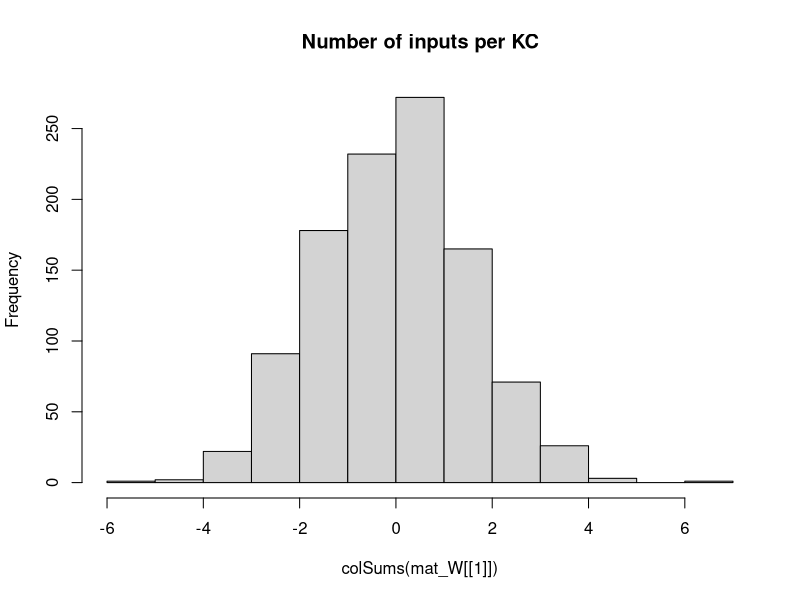

The R script that drew this image: (Note: this script raises an error after producing the figure.)
## Development Code for Willsaw NN image recognition of zfish larva
## KL 2021
## I will implement a MB random kernel NN as in my Ant Navigation paper 
## This Files Trains the weights of  2 Layer Net : Random Expansion Feature Layer (Random Kernel Trick) -> Perceptron Output neuron 
## The connections in L1 Random Sparse Net are data independent, while L2 wights are trained via +ve larva head template samples to filter patterns that look like larva
## The input images are labeled as Fish and non fish according to the folder they are placed.
# Output is saved as pgm images which are then loaded by tracker software so as to implemend the simple classifier net implemended here 

library("pixmap")
library("yaml")



## Initialize the random Weight vector of an L1 (KC) neuron  
init_random_W3 <- function(m, p){
  m <- rnorm(NROW(m),0.0,sd=0.1) ## larger SD sizes make learning divergent ///#runif(NROW(m))/(10*NROW(m)) ##Weak Synapses
  return (m)
}


## Initialize the random Weight vector of an L1 (KC) neuron  
init_random_W2 <- function(m, p){
  # Draw random Number N of Sampled Inputs From Binomial
  #n <- rbinom(1,length(m),p)
  ## Set N random synapses as inputs to KC
  #idx <- sample(1:length(m),n)
  m <- rnorm(NROW(m),0,sd=0.1) ## larger SD sizes make learning divergent ///#runif(NROW(m))/(10*NROW(m)) ##Weak Synapses
  ## Likely Stronger Subset
  #m[idx] <- 1#/length(m) #runif(n)/(10*length(m)) #1/NROW(m)
  #print(length(m))
  return (m)
}


## Initialiaze the random Weight vector of an L1 (KC) neuron  
init_sparse_W <- function(m,p){
  # Draw random Number N of Sampled Inputs From Binomial
  n <- rbinom(1,length(m),p)
  ## Set N random synapses as inputs to KC
  idx <- sample(1:length(m),n)
  #m <- runif(NROW(m))/(1000000*NROW(m)) ##Weak Synapses
  ## Likely Stronger Subset
  m[idx] <- 1#/length(m) #runif(n)/(10*length(m)) #1/NROW(m)
  #print(length(m))
  return (m)
}


## Sigmoid//logistic Transfer Function
N_transfer <- function(activation)
{
  return (1/(1 + exp(-activation) ))
}


## Derivative Sigmoid/logistic Transfer Function
N_transfer_D <- function(activation)
{
  return (N_transfer(activation)*(1-N_transfer(activation)) )
}

## Neural Actvation for a layer with Weitgh Matrix W and Input matrix of col vectors -
#  vector of Biases B - This is to a matrix to operate overall all input activations over Inputs in order 
N_activation <- function(X,W,B)
{
  ## If more Than Half input units (based on Avg inputs) is active - then activate KC
  
  #  if ( sum(X) > KC_THRES )
  #    return (1)
  # else
  mat_B <- matrix(B,ncol=ncol(X),nrow=length(B) )
  ## Bias is just another W attached to a fixed Input 1
  return (W%*%X + mat_B)
}

## Copies A Smaller Matrix To the Middle of a larger one - (Pasting Image on larger canvas)
matrix_paste <- function(src,target)
{
  x_offset <- round((ncol(target)- ncol(src))/2 )
  y_offset <- round((nrow(target)- nrow(src))/2 )
  target[ (1+y_offset):(y_offset+nrow(src)),(1+x_offset):(x_offset+ncol(src))] <-src
  return(target)
}


sparse_binarize <- function(X,INPUT_SPARSENESS)
{
  ## Binarize Input Image / Set Sparsensess ##
  pxsparse = 1.0
  thres_bin = mean(X)
  max_iter = 100
  
  while (pxsparse > INPUT_SPARSENESS & max_iter > 0)
  {
    X_bin <-  as.numeric(X > thres_bin)
    pxsparse <- sum(as.numeric(X_bin[X_bin > 0]))/length(X_bin)
    thres_bin = thres_bin + 0.01;
    max_iter = max_iter + 1
  }
  
  
  ##message("Input Sparseness:",pxsparse)
  
  return(X_bin)
}




makeInputMatrix <- function(img_list,inmat_W)
{
  
  ## TRAIN /TEST ##
  img_list <- img_list[,1]
 
  
  
  ## Matrix Of  image Input Vectors  
  mat_X = matrix(0,nrow=ncol(inmat_W[[1]]),ncol=length(img_list) )
  fileidx <- 0
  for (in_img in img_list)
  {
    fileidx= fileidx + 1
    
    imgT <- read.pnm(as.character(in_img) )
    mat_img <- getChannels(imgT)*255  ##x255 Convert back to uint 8-bit
    X <- as.vector(mat_img)
    ### Add Fixed input 1 - To operate As Adjustable Bias for each input   
    ##X[length(X)] <- 1 # c(as.vector(mat_img),1)
    
    ##message(in_img," Input Dim:", dim(mat_img)[1],"x",dim(mat_img)[2],"=",dim(mat_img)[2]*dim(mat_img)[1])
    
    if (length(X) > n_top_px)
    {
      warning("input sample too big - skipping")
      next
    }
    
    ## If Loaded image is Smaller than INput - Then Resize (paste into) larger Matrix to fit
    if (length(X) < n_top_px)
    {
      ##message("input sample Smaller than Canvas - pasting")
      mat_t <- matrix(0,nrow=img_dim[1],ncol=img_dim[2])
      mat_img <- matrix_paste(mat_img,mat_t)
      ##message("Converted  Dim:", dim(mat_img)[1],"x",dim(mat_img)[2],"=",dim(mat_img)[2]*dim(mat_img)[1])
    }
    
    ##mypic = new("pixmapGrey", size=dim(mat_img),grey = mat_img);plot(mypic)
    ## Convert to Col Vector
    ##X <- sparse_binarize(as.vector(mat_img),INPUT_SPARSENESS)
    X <- as.vector(mat_img)
    
    dim(X) <- c(length(X),1) ## Make into Col Vector
    
    if (length(X) > n_top_px)
    {
      warning(in_img,"Image Too large. Skipping")
      next
    }
    
    stopifnot(length(mat_X[,fileidx]) ==length(X) ) 
    mat_X[,fileidx] <- X # Save In Vector to MAtrix
    
  }## Load All Input Vectors Into Matrix X
  
  return(mat_X)
} ##Make INput List



### EXPORT MAtrix to YAML for !!opencv-matrix##
matrixToYamlForOpenCV <- function(mat)
{
  ##!!opencv-matrix
  strHeader <- "!!opencv-matrix\n rows: %d\n cols: %d\n dt: f\n data:["
  ## Matrix Will Be saved Transposed Because Data serial Reading Order is by row in OpenCV while Here Serialization is By Column
  strHeader <- sprintf(strHeader,nrow(mat),ncol(mat))
  strData = ""
  lineWidth = 100#min(100,length(mat))
  
  ## COMMENTED OUT AS SUDDENLY as.yaml started adding new Lines in data automatically - The following routine does this manually
  # ##Long Strings Need to be broken by New Lines otherwise OPENCV FIle Storage FAils
  # if (length(mat) > lineWidth){
  #   fcon<- tempfile("matrixYaml")
  #   
  #   ## Need to export To TEMP file as string Concat Is too SLOW
  #   for (i in seq(1,length(mat),lineWidth) ){
  #     write(mat[i:min(i+lineWidth-1,length(mat)-1)], file = fcon,ncolumns = 100, append = TRUE, sep = ", ")
  #     ##cat(",",file = fcon, append = TRUE,fill=FALSE)
  #     #strData = paste0(strData, toString(mat[i:min(i+lineWidth,length(mat))],"\n",width=0))
  #   }
  #   ## Join  All Lines Back INto One String - With Newlines and Commas and Intendation
  #   #strData = noquote()
  #   strData = noquote(paste0(
  #                     readLines(con = fcon, n = -1L, ok = TRUE, warn = TRUE, skipNul = FALSE, encoding = "UTF-8"),
  #                            collapse=",\n         ")) ##
  #   #class(strData) <- "verbatim"
  # }else
    
  ## Need to TransposeBecause Data serial Reading Order is by row in OpenCV while Here Serialization is By Column
  strData = toString(t(mat))
  
  
  strRet=  noquote(paste0(strHeader,strData,"]")) 
  
  
  ##Character vectors that have a class of ‘verbatim’ will not be quoted in the output YAML 
  class(strRet) <- "verbatim"
  ##class(strRet) <- "verbatim"
  #write(strRet,file = fcon)  
  return(noquote(strRet) )
}




## Process 2 Layer Network - Return Last Node Output produced for each input image
## Note : Input Layer Is Simplified - No activation function needed or Bias - Input image intentities are taken as activations
## Target_output is vector of desired output for each output Neuron these I chose to be L2_1=1 (Fish) L2_2=1 (Non Fish)
net_proc_images_batch <- function(mat_X,inmat_W,inLayer_Bias,mat_Y,learningRate = 0.0)  
{
  
  L_X     <- list() ## Output Of Layer k
  L_A     <- list() ## Activation of  Layer k
  L_delta <- list()  ## Delta is the "cost attributable to (the value of) that node". 
  L2_out <- list()
  
  scaledEta = learningRate/ ncol(mat_X)
  outError = 0 #'Mean Sq Error Of File Batch'

    ##Input Layer Is Simplified - No activation function needed or Bias - Input image intentities are taken as activations
    ## Due to R hell with numbers ecoming Factors I need to do this tricl
    
    ##Target_output <- mat_Y[fileidx,] 
     
    ## Forward Propagation ##
    ##mat_X[1,] = 1 ## Add COnst Input so W_i operates as a Bias IxW 
   ##  matrix of output Col vectors correspond to output
    for (l in 1:(N_Layers+1) )
    {
      if (l == 1) ## 1st Layer is INput 
      {
        ##Activation 
        L_A[[1]] <- mat_X
        L_X[[1]] <- mat_X##N_transfer(X-0.5)
        
      }else
      {
        #L_X[[l-1]][1,] = 1 ##No Need - Removed for TEST/ Add COnst Input so W_i operates as a Bias IxW
        L_A[[l]] <- N_activation(L_X[[l-1]], inmat_W[[l-1]], inLayer_Bias[[l-1]] )
        
        L_X[[l]] <- N_transfer( L_A[[l]])
        
      }
    }
    MSQError =  sum(((mat_Y) - L_X[[N_Layers+1]] )^2)/ ncol(mat_X)

    ## Note Indexes L_X and mat/biases are off by one because LX_1 is considerened an input layer, while neural layer is l=2
    ### Back Propagation ###
    for (l in (N_Layers):1 )
    {
      ##On Output Layer
      if (l == (N_Layers))
      {
        ## Element Wise Product (hadamart Product)   // SIGMOID * COST_Derivative ( squared error cost function wrt activations)
        L_delta[[l]] <- ( N_transfer_D( L_X[[l+1]] )   * (L_X[[l+1]] - mat_Y)) ##*N_transfer_D(L_X[[l]])
      }else{
        #L_delta[[l]] <- L_delta[[l+1]] %*% t(mat_W[[l]])*N_transfer_D(L_X[[l]])
        L_delta[[l]] <-   t(t(L_delta[[l+1]]) %*%(inmat_W[[l+1]])*t(N_transfer_D( L_X[[l+1]] )))    ## %*% t(N_transfer_D(L_X[[l-1]]) )
      }
      
      dE <- (L_delta[[l]])%*%t(L_X[[l]])  ##Instead of L_A[
      dW <- (scaledEta)*dE 
      ##Add average change over batch samples
      inmat_W[[l]] <- inmat_W[[l]] -  dW ##length(img_list)

      ## Error Non-Conform
      inLayer_Bias[[l]] <- inLayer_Bias[[l]] - rowSums( scaledEta*(L_delta[[l]]) )  
      ##if (l==1)
      ##  hist(dW)
    }
    
    #hist(Layer_Bias[[1]])
    #if (fileidx %% 10 == 0)  
    #  hist(inmat_W[[1]], main="After")
    
    
    ## Forward Propagation ## 
    # L1 <- N_transfer(N_activation(mat_X, inmat_W[[1]],inmat_B[[1]]  ) ) ## v_Layer_Bias[i] matrix(rep(,nrow(mat_X)),nrow=nrow(mat_X) )  
    # ## L2 matrix of output Col vectors correspond 
    # L2 <-  N_transfer(N_activation(L1,inmat_W[[2]] ,  inmat_B[[2]] )  )  
    # 
    # MSQError =  sum(((mat_Y) - L2 )^2)/ ncol(mat_X)
    # 
    ## Forward Propagation ##
    ##  matrix of output Col vectors correspond to output
    for (l in 1:(N_Layers+1) )
    {
      if (l == 1) ## 1st Layer is INput 
      {
        ##Activation 
        L_A[[1]] <- mat_X
        L_X[[1]] <- mat_X ##N_transfer(X-0.5)
        
      }else
      {
        L_A[[l]] <- N_activation(L_X[[l-1]], inmat_W[[l-1]], inLayer_Bias[[l-1]] )
        stopifnot(!any(is.nan( L_A[[l]]))) ##Check LAST W update did not cause NAN
        L_X[[l]] <- N_transfer( L_A[[l]])
        stopifnot(!any(is.nan(L_X[[l]]))) ##Check For NAN
      }
    }
    MSQError =  sum(((mat_Y) - L_X[[N_Layers+1]] )^2)/ ncol(mat_X)
    
    
    
    
    ##message("Recognition Output for Img ",in_img," is F:",L_X[[3]][1]," non-F:",L_X[[3]][2]," Active KC:",L2_out[[fileidx]]$KC_active/N_KC )
    #dim(X) = img_dim##dim(mat_img)
    
    
    #image(X_bin)
    #title(main = paste(in_img,strRes," R:",L2_Neurons_out[1]-L2_Neurons_out[2]), font.main = 4)
  
  
  lout <- list(X=mat_X,
               W=inmat_W,
               B=inLayer_Bias,
               output= L_X[[N_Layers+1]],
               outputActivation= L_A[[N_Layers+1]],
               Target=mat_Y,
               #out=data.frame( do.call(rbind,L2_out ) ),
               MSQError=MSQError )
  
  #MSQError =  sum(((mat_Y) - L2)^2)/nrow(mat_X)
  
  return(lout  )
}



img_dim <- c(38,28)
N_Layers <- 3
dInitialLearningRate    <- dLearningRate <- 0.0001
n_top_px <- img_dim[2]*img_dim[1]
N_KC = round(n_top_px*10) ## Number of Kenyon Cells (Input layer High Dim Coding)
#N_SYN_per_KC <- 50 NOT USED  #ONLY FOR L1-2  n_top_px/500 ## Number of pic Features each KC neuron Codes for
#KC_THRES <- N_SYN_per_KC*0.25 ## Number of INput that need to be active for KC to fire/Activate
#v_Layer_N2 <- c(n_top_px, N_KC, 2)
v_Layer_N <- c(n_top_px, 250,20, 2) ##number of Units per layer (assume fully connected with Normal Dist of Strength)

#v_Layer_CON <- c(N_SYN_per_KC/n_top_px,)
Layer_Bias <- list() ## Number of INput that need to be active for Neuron to fire/Activate
INPUT_SPARSENESS = 0.25


batchSize = 50 # Number of Training IMages for Each Leanring Episode (which will define error graident )
Nbatches = 1500 ## Number of random batchs (of size batchSize) to repeat training over
trainingN = 120 ## Training Cycles For Each Batch



mat_W <<- list() # List Of Weight Matrices

## Make Sparse Random Synaptic Weight matrix Selecting Inputs for each KC
for (k in 1:N_Layers)
{
  mat_W[[k]] <- matrix(0,ncol=v_Layer_N[k],nrow=v_Layer_N[k+1])
  ## Init Random
  if (k==1)
    mat_W[[k]] <-t(apply(mat_W[[k]],1,init_random_W2,0)) ## ##t(apply(mat_W[[k]],1,init_sparse_W,N_SYN_per_KC/n_top_px)) ##
  
  if (k==2)
    mat_W[[k]] <- t(apply(mat_W[[k]],1,init_random_W2,0)) ##
  
  if (k>=3)
    mat_W[[k]] <- t(apply(mat_W[[k]],1,init_random_W3,0)) ##
  
    
  Layer_Bias[[k]] <- matrix(1,ncol=1,nrow=v_Layer_N[k+1] )  #rep(1,) ## Initialiaze Neural Biases
}

#hist(mat_W[[3]])
hist(colSums(mat_W[[1]]),main="Number of inputs per KC")

##Layer 2 (Output Perceptron)
#L2_Neurons <<- 2

### RUN BATCH TRAINING ###
## Apply Input Image ##
## list training files 
setwd("/home/kostasl/workspace/zebrafishtrack/Rplots")
sPathTrainingSamples="../img/trainset/fish"
sPathTrainingNonSamples="../img/trainset/nonfish/"
sPathTestingSamplesFish="../img/fish/"
sPathTestingSamplesNonFish="../img/nonfish/"


#load(file="fishNetL3.RData")

img_list_train_fish =  cbind(files=list.files(path=sPathTrainingSamples,pattern="*pgm",full.names = T),F=1,NF=0) 
img_list_test_fish = cbind(files=list.files(path=sPathTestingSamplesFish,pattern="*pgm",full.names = T),F=1,NF=0)
img_list_train_nonfish =   cbind(files=list.files(path=sPathTrainingNonSamples,pattern="*pgm",full.names = T),F=0,NF=1)
img_list_test_nonfish =  cbind(files=list.files(path=sPathTestingSamplesNonFish,pattern="*pgm",full.names = T),F=0,NF=1)

## A Small Sample set for Testing the Algorithm Discrimiation between X and 1 
img_list_train_ones <-  cbind(files=list.files(path="../img/trainset/ones/",pattern="*pgm",full.names = T),F=1,NF=0)
img_list_train_X <-  cbind(files=list.files(path="../img/trainset/X/",pattern="*pgm",full.names = T),F=0,NF=1)

img_list_debug_f <-  cbind(files=list.files(path="../img/debug/fish/",pattern="*pgm",full.names = T),F=1,NF=0)
img_list_debug_nf <-  cbind(files=list.files(path="../img/debug/nonfish/",pattern="*pgm",full.names = T),F=0,NF=1)


img_list_all <- rbind.data.frame(img_list_train_fish,img_list_test_fish,img_list_train_nonfish,img_list_test_nonfish,stringsAsFactors = FALSE) #
#img_list_train <- rbind.data.frame(img_list_train_fish,img_list_test_fish,img_list_train_nonfish,img_list_train_nonfish,stringsAsFactors = FALSE)
#img_list_test=  list.files(path=sPathTestingSamples,pattern="*pgm",full.names = T) Samples ##


img_list_train <- rbind.data.frame(img_list_train_fish, img_list_test_fish,
                                   img_list_test_nonfish,img_list_train_nonfish,
                                   stringsAsFactors = FALSE)
#img_list_train <- rbind.data.frame(img_list_train_ones,img_list_train_X)
#img_list_all <- rbind.data.frame(img_list_train_fish,stringsAsFactors = FALSE)

##img_list_train <-  rbind.data.frame(img_list_debug_f,img_list_debug_nf)


lFitError <- list()
dfitRecord <- data.frame()

vTrainingError <- vector()
## Subset INput LIst Into Batches
rIdx = 1

### Start Main FishNet TRAINING LOOP ###
for (b in 1:Nbatches)
{
  ##Make Matrix -For All net inputs
  ## Balance Random Batch Sample Equally between Classes  ##
  img_list_suffled <- rbind.data.frame((img_list_train[img_list_train$F == 1,])[sample(1:(batchSize/2)),] ,              ##img_list_train[sample(1:nrow(img_list_train)),]
                                       (img_list_train[img_list_train$NF == 1,])[sample(1:(batchSize/2)),] )
  ##Select Subset Batch
  img_list_suffled <- head(img_list_suffled,batchSize)
  
  mat_X <- makeInputMatrix(img_list_suffled,mat_W)
  
  label_list <-cbind.data.frame(F=(img_list_suffled[,2]),NF=(img_list_suffled[,3]) )##Target output/labels
  mat_Y <- t(apply(as.matrix(label_list),2,strtoi))  

  message("~~~~ Learning Rate: ",dLearningRate)

  
  for (i in 1:trainingN)
  {  
    
    #dLearningRate    <- dInitialLearningRate/i
    
    
    # TRAIN On Fish 
    dnetout <- net_proc_images_batch(mat_X, mat_W, Layer_Bias, mat_Y, dLearningRate )
    mat_W   <<- dnetout$W
    mat_B   <<- dnetout$B

    #message(fileidx,". MSQERR:",MSQError,"  ", L2_out[[fileidx]]$L2_F, "-", L2_out[[fileidx]]$L2_NF, " ERR: ", L2_out[[fileidx]]$Err ," ",in_img)
    ## Evaluate Fraction Correct - Check If Fish Out Neuron Is Maximum - Compare to Target Vector 
    vclassOut <- apply(dnetout$output,2,function(x){ if(which(x== max(x) )==2) return(0) else return(1) })
    fractCorrect <- sum(dnetout$Target[1,] == vclassOut)/length(vclassOut)
    
    message(rIdx,". MSQERR:",dnetout$MSQError,", % Correct: ",fractCorrect)
    
        
    vTrainingError[rIdx] = dnetout$MSQError  #plot(unlist(dnetout$out$MSERR),main=paste(i,"Mean SQ Err"))
    rIdx = rIdx +1
    
    plot(vTrainingError,ylim=c(0.00001,1),type="l",log="y") #ylim=c(0,1)xlim=c(0,trainingN*Nbatches)
    
  }## Repeated Training On Batch 
  
  ##Mark End Of Batch
  points(length(vTrainingError),tail(vTrainingError,1),ylim=c(0.00001,1),type="p",log="y") #ylim=c(0,1)xlim=c(0,trainingN*Nbatches)
} ## Different Batch Suffles  

save.image(file=paste0("fishNetL",N_Layers,"-B.RData"))

plot(c) #ylim=c(0,1)





### Calc Final Performance 

##Select Subset Batch
img_list_suffled <- img_list_all[sample(1:nrow(img_list_all),100 ),]#rbind.data.frame(img_list_debug_f,img_list_debug_nf) img_list_train_nonfish#img_list_all[sample(1:nrow(img_list_all),50 ),] #img_list_test_nonfish #img_list_test_nonfish # 
mat_X <- makeInputMatrix(img_list_suffled,mat_W)
label_list <-cbind.data.frame(F=(img_list_suffled[,2]),NF=(img_list_suffled[,3]) )##Target output/labels
mat_Y <- t(apply(as.matrix(label_list),2,strtoi))
# 
# ## TODO : Move this in Funct - Use One MAtrix For Net -Matrix Of Biases
# mat_B <- list()
# for (k in 1:N_Layers)
#   mat_B[[k]] <- matrix(Layer_Bias[[k]],ncol=ncol(mat_X),nrow=length(Layer_Bias[[k]]) )


dLearningRate    <- 0.0
# TRAIN On Fish 
dnetoutV <- net_proc_images_batch(mat_X, mat_W, Layer_Bias, mat_Y, dLearningRate )
            
message("Final MSQERR:",dnetoutV$MSQError)

  
hist(dnetout$Target - N_transfer( dnetout$output) )

hist(dnetout$W[[1]],main="After")




## FOR EXPORT TO YAML

fishNet <- list(LW1=dnetout$W[[1]],
                LW2=dnetout$W[[2]],
                LW3=dnetout$W[[3]],
                #LW4=dnetout$W[[4]],
                LB1=dnetout$B[[1]],
                LB2=dnetout$B[[2]],
                LB3=dnetout$B[[3]]
                #LB4=dnetout$B[[4]] 
)

#attr(fishNet$LW1, "tag") <- "!!opencv-matrix" ##Adding tags Also Change The Header to Verbatim, which does not work in OPENCV
attr(fishNet$LW2, "tag") <- "!!opencv-matrix"
attr(fishNet$LW3, "tag") <- "!!opencv-matrix"
attr(fishNet$LB1, "tag") <- "!!opencv-matrix"
attr(fishNet$LB2, "tag") <- "!!opencv-matrix"
attr(fishNet$LB3, "tag") <- "!!opencv-matrix"


#fishNet <- list(LW1=Layer_Bias[[2]]
#)
## EXPORT TO YAML FOR OPENCV - Custom/hacked exporter routine specific to OPENCV
  filename <- "fishNet.yml"
  con <- file(filename, "w")
  message("Exporting to YAML-Wait for it , this may take a while...")
  write("%YAML:1.0",con) ##Header Is necessary For OPENCV 
  ## Indentation Needs to be 3
  str_yaml<- noquote(as.yaml(fishNet, handlers=list(matrix=matrixToYamlForOpenCV), line.sep="\n",indent=3,unicode=F))
  #  CLEAN UP String FRom Escape Chars
  ## the Var Type tag !!opencv-matrix needs to be on same line as vairable Name - For OpenCV file store - FIX
  str_yaml <- gsub("\n  !!opencv-matrix","!!opencv-matrix",str_yaml,fixed = T)
  str_yaml <- gsub("\\n","\n",str_yaml,fixed = T)## Remove Escaped NewLines
  str_yaml <- gsub("\"","",str_yaml,fixed = T)#Remove Quates

  write(noquote(str_yaml),con,append=TRUE) ##Header Is necessary For OPENCV 
  close(con)




############## 


## Process 2 Layer Network - Return Last Node Output produced for each input image
## Note : Input Layer Is Simplified - No activation function needed or Bias - Input image intentities are taken as activations
## Target_output is vector of desired output for each output Neuron these I chose to be L2_1=1 (Fish) L2_2=1 (Non Fish)
net_proc_images <- function(input_list,inmat_W,inLayer_Bias,learningRate = 0.0)  
{
  
  L_X     <- list() ## Output Of Layer k
  L_A     <- list() ## Activation of  Layer k
  L_delta <- list()  ## Delta is the "cost attributable to (the value of) that node". 
  L2_out <- list()
  
  Target_output = c(1,0)  
  fileidx <- 0
  outError = 0 #'Mean Sq Error Of File Batch'
  ## TRAIN /TEST ##
  img_list <- input_list[,1]
  label_list <-cbind.data.frame(F=(input_list[,2]),NF=(input_list[,3]) )##Target output/labels
  
  ## Matrix Of  image Input Vectors  
  mat_X = matrix(0,nrow=ncol(inmat_W[[1]]),ncol=length(img_list) )
  
  for (in_img in img_list)
  {
    fileidx= fileidx + 1
    
    imgT <- read.pnm(as.character(in_img) )
    mat_img <- getChannels(imgT)
    X <- as.vector(mat_img)
    ### Add Fixed input 1 - To operate As Adjustable Bias for each input   
    ##X[length(X)] <- 1 # c(as.vector(mat_img),1)
    
    ##message(in_img," Input Dim:", dim(mat_img)[1],"x",dim(mat_img)[2],"=",dim(mat_img)[2]*dim(mat_img)[1])
    
    if (length(X) > n_top_px)
    {
      warning("input sample too big - skipping")
      next
    }
    
    ## If Loaded image is Smaller than INput - Then Resize (paste into) larger Matrix to fit
    if (length(X) < n_top_px)
    {
      ##message("input sample Smaller than Canvas - pasting")
      mat_t <- matrix(0,nrow=img_dim[1],ncol=img_dim[2])
      mat_img <- matrix_paste(mat_img,mat_t)
      ##message("Converted  Dim:", dim(mat_img)[1],"x",dim(mat_img)[2],"=",dim(mat_img)[2]*dim(mat_img)[1])
    }
    
    ##mypic = new("pixmapGrey", size=dim(mat_img),grey = mat_img);plot(mypic)
    ## Convert to Col Vector
    X <- sparse_binarize(as.vector(mat_img),INPUT_SPARSENESS)
    
    
    dim(X) <- c(length(X),1) ## Make into Col Vector
    
    if (length(X) > n_top_px)
    {
      warning(in_img,"Image Too large. Skipping")
      next
    }
    
    stopifnot(length(mat_X[,fileidx]) ==length(X) ) 
    mat_X[,fileidx] <- X # Save In Vector to MAtrix
    
    
    ##Input Layer Is Simplified - No activation function needed or Bias - Input image intentities are taken as activations
    ##Activation 
    L_A[[1]] <- X
    L_X[[1]] <- X##N_transfer(X-0.5)
    ## Due to R hell with numbers ecoming Factors I need to do this tricl
    mat_Y <- apply(as.matrix(label_list),2,strtoi)
    
    Target_output <-mat_Y[fileidx,] 
    ### 
    
    ## Forward Propagation ## 
    for (i in 2:(N_Layers+1) )
    {
      L_A[[i]] <- N_activation(L_X[[i-1]], inmat_W[[i-1]], inLayer_Bias[[i-1]]) ## v_Layer_Bias[i]  
      L_X[[i]] <- N_transfer(L_A[[i]])
    }
    
    outError = outError + sum( ( Target_output - L_X[[i]] ) )
    
    #hist(mat_W[[l-1]],main="before")
    ## Note Indexes L_X and mat/biases are off by one because LX_1 is considerened an input layer, while neural layer is l=2
    ## Back Propagation ##
    for (l in (N_Layers):1 )
    {
      ##On Output Layer
      if (l == (N_Layers))
      {
        ## Element Wise Product (hadamart Product)
        L_delta[[l]] <- ((N_transfer_D(L_X[[l+1]])) * (L_X[[l+1]] - Target_output)) ##*N_transfer_D(L_X[[l]])
      }else{
        #L_delta[[l]] <- L_delta[[l+1]] %*% t(mat_W[[l]])*N_transfer_D(L_X[[l]])
        L_delta[[l]] <-   t(t(L_delta[[l+1]]) %*%(inmat_W[[l+1]])*t(N_transfer_D( L_X[[l+1]] )))    ## %*% t(N_transfer_D(L_X[[l-1]]) )
        
      }
      
      dE <- (L_delta[[l]])%*%t(L_A[[l]])  
      dW <- learningRate*dE 
      ##Add average change over batch samples
      inmat_W[[l]] <- inmat_W[[l]] -  dW ##length(img_list)
      inLayer_Bias[[l]] <- inLayer_Bias[[l]] - learningRate*(L_delta[[l]])  
    }
    
    #hist(Layer_Bias[[1]])
    if (fileidx %% 10 == 0)
      hist(inmat_W[[1]], main="After")
    
    #hist( KC_out_act[1,])
    ## Calc Layer 1 output based on Activation Threshold Funciton for Units
    #KC_output <- apply(KC_out_act, 2, N_transfer)
    #dim(KC_output) <-c(1,length(KC_output)) ## Make into Row Vector
    
    ## Learn Positive Samples - Simple Perceptron Learning Rule - Over an augmented input X which is projected To High dim via sparse random matrix in L1##
    ## Take Active L1 outputs And Set L2 Input synapses of Output Neuron to High
    # Continuous output /
    #L2_Neurons_out <<- (as.numeric(( KC_output %*%  W_L2)/N_KC))
    # Weight Gradient -
    #DW <- t(KC_output)%*% (Target_output - L2_Neurons_out)/2
    #W_L2 <<-  W_L2 + learningRate*DW ## Update Weight Vector 
    
    
    ##W_L2[W_L2 < 1] <<- 1 ##Cap To Limit Values - Saturation Of Synapses
    ##W_L2[,outNeuronIdx][W_L2< -1] <<- -1
    
    #stopifnot(ncol(KC_output) == nrow(W_L2))
    ## Calc Output Neuron - Perceptron 
    ## FWD PROP CAlc MSQE - Fwd Propagate Entire Input Matrix 
    
    
    ## Forward Propagation ## 
    L1 <- N_transfer(N_activation(mat_X, inmat_W[[1]], matrix(inLayer_Bias[[1]],ncol=ncol(mat_X),nrow=length(inLayer_Bias[[1]])) ) ) ## v_Layer_Bias[i] matrix(rep(,nrow(mat_X)),nrow=nrow(mat_X) )  
    ## L2 matrix of output Col vectors correspond 
    L2 <-  N_transfer(N_activation(L1,inmat_W[[2]] , matrix(inLayer_Bias[[2]],ncol=ncol(mat_X),nrow=length(inLayer_Bias[[2]])) )  )  
    
    MSQError =  sum((t(mat_Y) - L2 )^2)/ ncol(mat_X)
    
    
    L2_out[[fileidx]] <- list(Err=0.5*sum((Target_output - L2[,fileidx])^2),
                              MSERR=MSQError,
                              L2_F=L2[1,fileidx],
                              L2_NF=L2[2,fileidx],
                              KC_active = sum(L1[fileidx,][L1[fileidx,]>0.5]),
                              KC_total = length(L1[fileidx,]),
                              # input_sparse= pxsparse,
                              file=in_img
    )
    
    
    
    message(fileidx,". MSQERR:",MSQError,"  ", L2_out[[fileidx]]$L2_F, "-", L2_out[[fileidx]]$L2_NF, " ERR: ", L2_out[[fileidx]]$Err ," ",in_img)
    
    ##message("Recognition Output for Img ",in_img," is F:",L_X[[3]][1]," non-F:",L_X[[3]][2]," Active KC:",L2_out[[fileidx]]$KC_active/N_KC )
    dim(X) = dim(mat_img)
    
    
    #image(X_bin)
    #title(main = paste(in_img,strRes," R:",L2_Neurons_out[1]-L2_Neurons_out[2]), font.main = 4)
  }
  
  lout <- list(X=mat_X,
               W=inmat_W,
               B=inLayer_Bias,
               out=data.frame( do.call(rbind,L2_out ) ))
  
  MSQError =  sum((t(mat_Y) - L2)^2)/nrow(mat_X)
  
  return(lout  )
}



#}

#       ##Test 
#   dnetout_tfish <- net_proc_images(img_list_test_fish,0.3, c(1,0))
#   #hist(unlist(dnetout_fish$L2_F),breaks=10,main="Class Fish Responses to F+ samples" )
#   ##L1 threshold set too high - patterns do not propagate
#   stopifnot(sum(unlist(dnetout_tfish$KC_active)) > 1)
#     
#   SqError_FisF <- sum((1 -unlist(dnetout_tfish$L2_F))^2)/nrow(dnetout_tfish)
#   SqError_FisNotNF <- sum((-1 -unlist(dnetout_tfish$L2_NF))^2)/nrow(dnetout_tfish)
#   
#   message("Sq. Error: F+:",SqError_FisF," F-:",SqError_FisNotNF)
#   
#   dnetout_tnotfish <- net_proc_images(img_list_test_nonfish,dLearningRate,c(0,1))
#   ##hist(unlist(dnetout_notfish$L2_NF),breaks=10,main="Class Not Fish Responses to F- samples" )
#   
#   SqError_NFisNotF <- sum((-1 -unlist(dnetout_tnotfish$L2_F))^2)/nrow(dnetout_tnotfish)
#   SqError_NFisNF <- sum((1 -unlist(dnetout_tnotfish$L2_NF))^2)/nrow(dnetout_tnotfish)
#   
#   #message("Sq. Error: F+:",SqError_NFisNotF," F-:",SqError_NFisNF)
# 
#   
#   SqClassError = sum(SqError_FisF,SqError_FisNotNF,SqError_NFisNotF,SqError_NFisNF)   
#   lFitError[[i]] = list(S_error=SqClassError,FishisFish=SqError_FisF,FishNotFish=SqError_FisNotNF,
#                         NotFishIsFish=SqError_NFisNotF,
#                         NotFishIsNotFish=SqError_NFisNF)
#   
#   dfitRecord <<- data.frame( do.call(rbind,lFitError ) )
#   plot(unlist(dfitRecord$S_error),xlim=c(1,100) ,xlab="Fit Error",ylim=c(0,2))
# 
# 
# ## Test Fish
# dnetout_testfish <- net_proc_images(img_list_test_fish,0,c(-1,1))
# ##hist(unlist(dnetout_notfish$L2_NF),breaks=10,main="Class Not Fish Responses to F- samples" )
# dnetout_testnonfish <- net_proc_images(img_list_test_nonfish,0,c(-1,1))
# 
# 
# SqError_NFisNotF <- sum((-1 -unlist(dnetout_testfish$L2_F))^2)/nrow(dnetout_testfish)
# SqError_NFisNF <- sum((1 -unlist(dnetout_testfish$L2_NF))^2)/nrow(dnetout_testfish)
# 
# 
# 
# 
# plot(unlist(dfitRecord$S_error),xlim=c(1,100) ,xlab="Fit Error",ylim=c(00,800))
# 
# plot(unlist(dfitRecord$FishisFish) )
# plot(unlist(dfitRecord$FishNotFish) )
# plot(unlist(dfitRecord$NotFishIsFish) )
# plot(unlist(dfitRecord$NotFishIsNotFish) )
# 
# 
# 
# ## Test Responses ## 
# dnetout_test <- net_proc_images(img_list_test,0.0,c(0,0))
# dnetout_test_nonfish <- net_proc_images(img_list_train_nonfish,0.0,c(-1,1))
# 
# 
# 
# colSums(W_L2)
# 
# l_out_n <- net_proc_images(img_list_train_nonfish,-dLearningRate/5,1)
# colSums(W_L2)
# 
# colSums(W_L2)
# 
# 
#  ## Save KC Matrix As Image (To Be loaded by Tracker)
#  ## Save Trained Weights As Image (To load by Tracker)
#  KC_sparse_pic <- pixmapGrey(mat_W[[1]], nrow=dim(mat_W[[1]])[1],ncol=dim(mat_W[[1]])[2])
#  plot(KC_sparse_pic)
#  write.pnm(KC_sparse_pic,file="L1_W_SparseNet.pgm")
# # 
# # ## Shift Values
#  L_W2 <- (mat_W[[2]])+1.0
#  L_W2 <- apply(L_W2,2,rev)
#  Lout_pic <- pixmapGrey(L_W2, nrow=dim(mat_W[[2]])[1],ncol=dim(mat_W[[2]])[2],cellres=1)
#  plot(Lout_pic)
#  write.pnm(Lout_pic,file="L2_W_SparseNet.pgm")
# 
#  Lout_pic <- pixmapGrey(Layer_Bias[[1]], nrow=dim(Layer_Bias[[1]])[1],ncol=dim(Layer_Bias[[1]])[2],cellres=1)
#  plot(Lout_pic)
#  write.pnm(Lout_pic,file="L1_B_SparseNet.pgm")
#  
#  
#  Lout_pic <- pixmapGrey(Layer_Bias[[2]],  nrow=dim(Layer_Bias[[2]])[1],ncol=dim(Layer_Bias[[2]])[2],cellres=1)
#  plot(Lout_pic)
#  write.pnm(Lout_pic,file="L2_B_SparseNet.pgm")
#  #
#  # 
# # 
# ## Load Matrix And Test
# imgT <- read.pnm(file="L1_W_SparseNet.pgm")
# mat_WL1 <- getChannels(imgT)
# 
# imgT <- read.pnm(file="L2_W_SparseNet.pgm")
# mat_WL2 <- getChannels(imgT)-1.0 ##Reverse Order

# 
# hist(W_L2)
# 
# cc <- getChannels(Lout_pic)
# plot(pic_outL)
